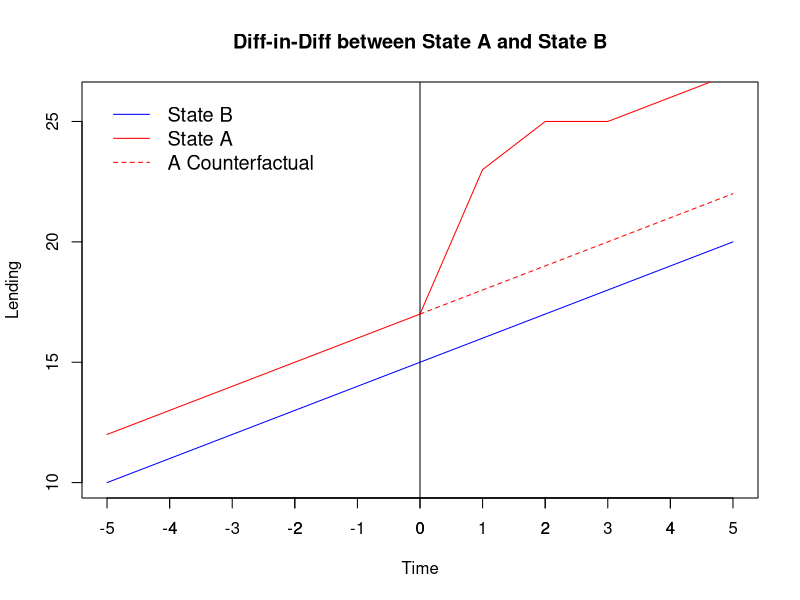

Reproduce this figure in R.
# Let's assume 0/1 treatment
# delta t > t0 equals 1 once recapitalization has happened.
# Data:
# t: time relative to the recapitalization in state A
# y: bank-lending at the state level
# state: string variable indicating the state
# Find beta

# two sequences for each state
t <- c(seq(-5, 5, 1), seq(-5, 5, 1))
y <- c(
    # state B lending from t = -5, to t = 5
    seq(10, 20, 1),
    # state A lending from t = -5 to t = 0
    seq(12, 17, 1),
    # state A after treatment values
    23,
    25,
    seq(25, 27)
)
state_data_points_count <- length(t) / 2
state <- c(rep("b", state_data_points_count), rep("a", state_data_points_count))
plot(
    t[1:state_data_points_count],
    y[c(TRUE, FALSE)],
    type = "n",
    main = "Diff-in-Diff between State A and State B",
    xlab = "Time",
    ylab = "Lending"
)
axis(1, at = t[1:state_data_points_count])
# state B
lines(t[1:state_data_points_count], y[1:state_data_points_count], col = "blue")
# state A
lines(
    t[1:state_data_points_count],
    y[(state_data_points_count + 1):22],
    col = "red"
)
abline(v = 0)
lines(0:5, (y[6:11] + 2), type = "l", lty = 2, col = "red")
legend(
    "topleft",
    inset = .02,
    box.lty = 0,
    legend = c("State B", "State A", "A Counterfactual"),
    col = c("blue", "red", "red"),
    cex = 1.2,
    lty = c(1, 1, 2)
)

# Create treatment variable
recap <- rep(0, length(t))
# Set treatment for State A after period 0
recap[t > 0 & state == "a"] <- 1
regression <- lm(y ~ recap + factor(t) + factor(state))
summary(regression) # beta is 5.2

# Add continuous treatment
